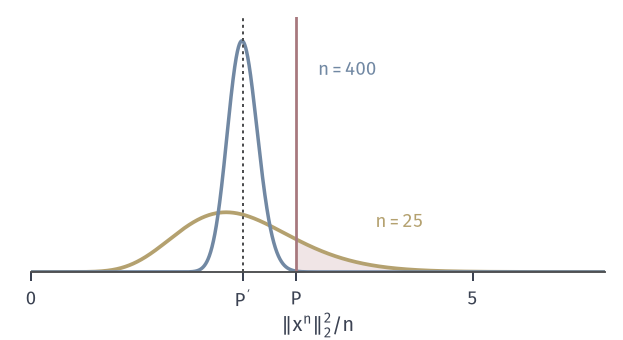

This chart was generated by the following Python code:
from pathlib import Path
import sys, math
HERE = Path(__file__).resolve().parent
sys.path.insert(0, str(HERE.parent/"gcc-common"))
from gcc_fig import *
# Energy per letter |x^n|^2 / n of a random codeword with iid N(0, P') entries, P' = 2.4 = 0.8 P, budget P = 3.
# Exact law: P' * chi^2_n / n = Gamma(n/2, rate n/(2P')). Curves for n = 25 (yellow) and n = 400 (blue);
# red line: budget P; red fill: violation probability P(|x|^2 > nP) by numerical integration of the density.
Pp, P = 2.4, 3.0
t = np.linspace(1e-4, 6.5, 6500); dt = t[1]-t[0]
def dens(n):
    a = n/2; b = n/(2*Pp)
    return np.exp(a*np.log(b) + (a-1)*np.log(t) - b*t - math.lgamma(a))
fig, ax = figure(width_mm=88, height_mm=48)
panel(fig, left=.05, right=.97, top=.95, bottom=.2)
facts = {}
for n, col in ((25, YELLOW), (400, BLUE)):
    f = dens(n); m = t > P
    ax.fill_between(t[m], 0, f[m], color=RED_FILL, lw=0)
    ax.plot(t, f, color=col, lw=1.5 if n == 25 else 1.4)
    facts['P(violate), n=%d' % n] = float(f[m].sum()*dt)
ax.axvline(P, color=RED, lw=1.1); ax.axvline(Pp, color=STROKE, lw=.8, ls=DOT)
ax.set_xlim(0, 6.5); ax.set_ylim(0, 2.6); ax.set_yticks([]); ax.spines['left'].set_visible(False)
ax.set_xticks([0, 2.4, 3, 5]); ax.set_xticklabels(['0', r"$P'$", r'$P$', '5'])
ax.set_xlabel(r'$\Vert x^n\Vert_2^2/n$', labelpad=1)
lab(ax, 3.9, .45, r'$n=25$', YELLOW); lab(ax, 3.25, 2.0, r'$n=400$', BLUE)
save(fig, HERE, 'figure', facts)
